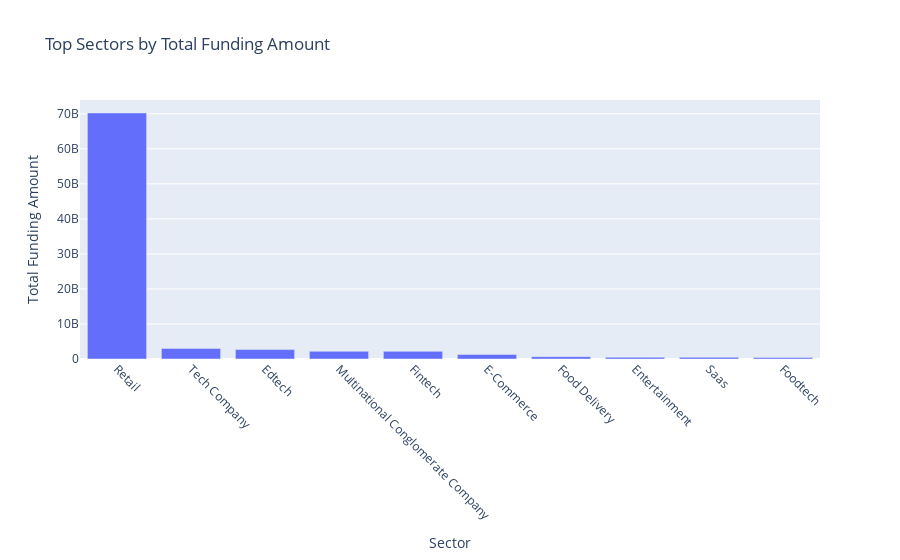

The cell this chart's notebook holds for it:
### Markdown cell above
2.Sector Analysis: Which sectors have received the most funding, and how does the funding distribution vary across sectors?

### Code cell
# Calculate total funding amount for each sector
total_funding_by_sector = df_combined.groupby('Sector')['Amount'].sum().reset_index()

# Sort the sectors by total funding amount in descending order
total_funding_by_sector = total_funding_by_sector.sort_values('Amount', ascending=False)

# Print the top sectors by total funding amount
print("Top Sectors by Total Funding Amount:")
print(total_funding_by_sector.head(10))

# Visualize the funding distribution across sectors
fig = px.bar(total_funding_by_sector.head(10), x='Sector', y='Amount',
             title='Top Sectors by Total Funding Amount',
             labels={'Sector': 'Sector', 'Amount': 'Total Funding Amount'})

# Rotate the x-axis tick labels
fig.update_xaxes(tickangle=45)

# Show the plot
fig.show()

### Figure 1 — Plotly figure (JSON) as saved in the notebook; plotly's stock layout.template omitted (floating-point values rounded to 4 significant figures)
{"data": [{"alignmentgroup": "True", "hovertemplate": "Sector=%{x}<br>Total Funding Amount=%{y}<extra></extra>", "legendgroup": "", "marker": {"color": "#636efa", "pattern": {"shape": ""}}, "name": "", "offsetgroup": "", "orientation": "v", "showlegend": false, "textposition": "auto", "type": "bar", "x": ["Retail", "Tech Company", "Edtech", "Multinational Conglomerate Company", "Fintech", "E-Commerce", "Food Delivery", "Entertainment", "Saas", "Foodtech"], "xaxis": "x", "y": [70239400000, 3028700000, 2690752030, 2200000000, 2189998900, 1273607000, 660000000, 502892000, 491784400, 393427300], "yaxis": "y"}], "layout": {"barmode": "relative", "legend": {"tracegroupgap": 0}, "title": {"text": "Top Sectors by Total Funding Amount"}, "xaxis": {"anchor": "y", "domain": [0, 1], "tickangle": 45, "title": {"text": "Sector"}}, "yaxis": {"anchor": "x", "domain": [0, 1], "title": {"text": "Total Funding Amount"}}}}
